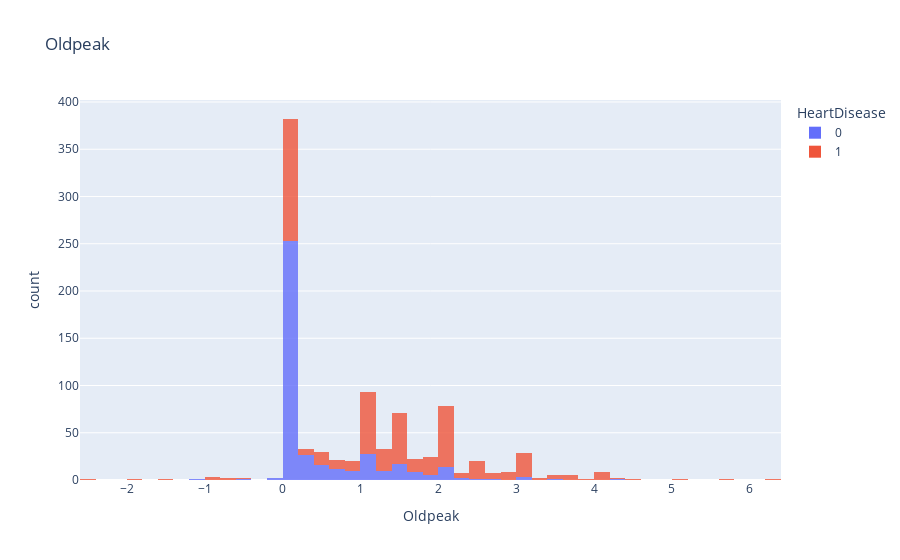

Source (notebook cell):
### Markdown cell above
Patient with exercise-induced angina of Y is more likely to have heart disease

### Code cell
fig = px.histogram(df, x='Oldpeak', title='Oldpeak', color='HeartDisease', opacity=0.8)
fig.show()

### Figure 1 — Plotly figure (JSON) as saved in the notebook; plotly's stock layout.template omitted (floating-point values rounded to 4 significant figures; data arrays with more than 128 entries replaced by an {"elided": "..."} marker saying what was removed)
{"data": [{"alignmentgroup": "True", "bingroup": "x", "hovertemplate": "HeartDisease=0<br>Oldpeak=%{x}<br>count=%{y}<extra></extra>", "legendgroup": "0", "marker": {"color": "#636efa", "opacity": 0.8, "pattern": {"shape": ""}}, "name": "0", "offsetgroup": "0", "orientation": "v", "showlegend": true, "type": "histogram", "x": {"elided": "410 float values"}, "xaxis": "x", "yaxis": "y"}, {"alignmentgroup": "True", "bingroup": "x", "hovertemplate": "HeartDisease=1<br>Oldpeak=%{x}<br>count=%{y}<extra></extra>", "legendgroup": "1", "marker": {"color": "#EF553B", "opacity": 0.8, "pattern": {"shape": ""}}, "name": "1", "offsetgroup": "1", "orientation": "v", "showlegend": true, "type": "histogram", "x": {"elided": "508 float values"}, "xaxis": "x", "yaxis": "y"}], "layout": {"barmode": "relative", "legend": {"title": {"text": "HeartDisease"}, "tracegroupgap": 0}, "title": {"text": "Oldpeak"}, "xaxis": {"anchor": "y", "domain": [0, 1], "title": {"text": "Oldpeak"}}, "yaxis": {"anchor": "x", "domain": [0, 1], "title": {"text": "count"}}}}
